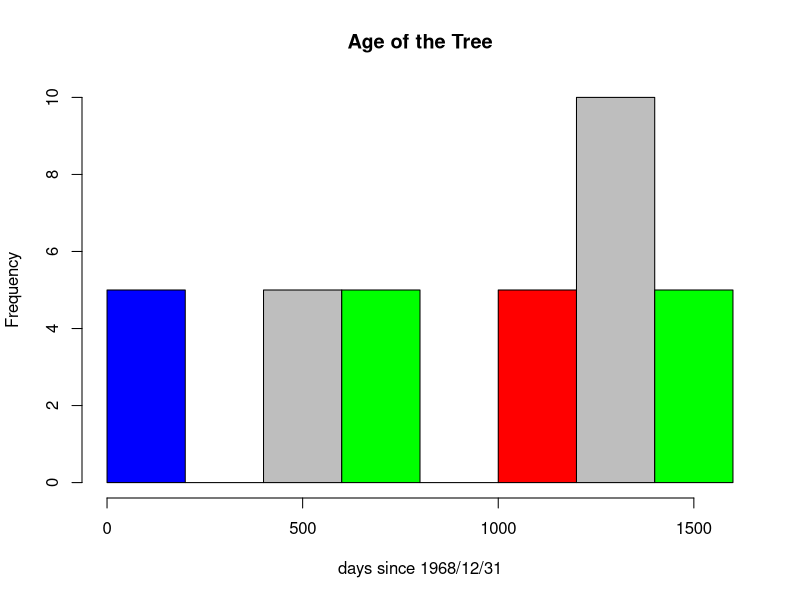
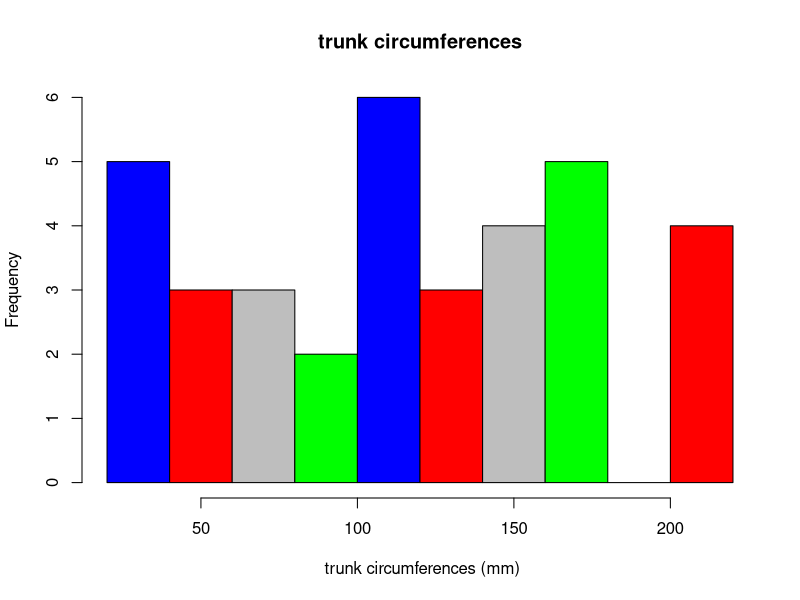
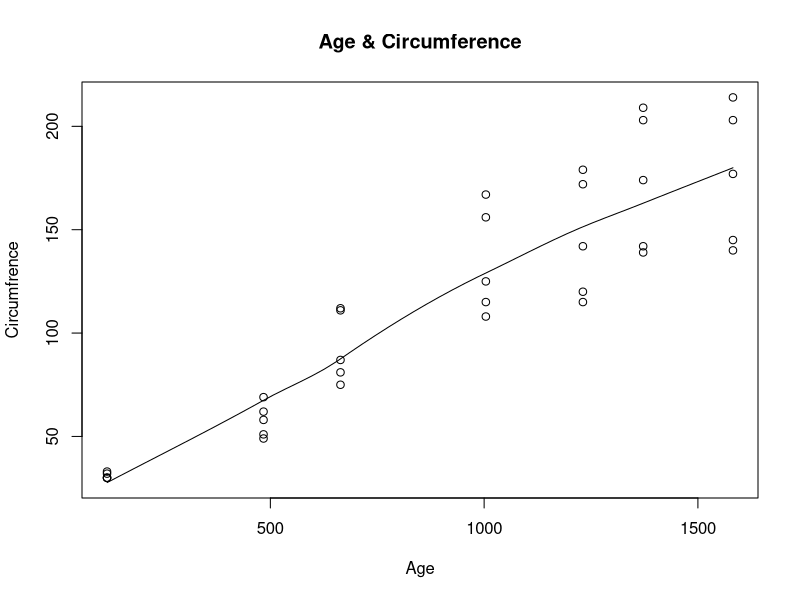
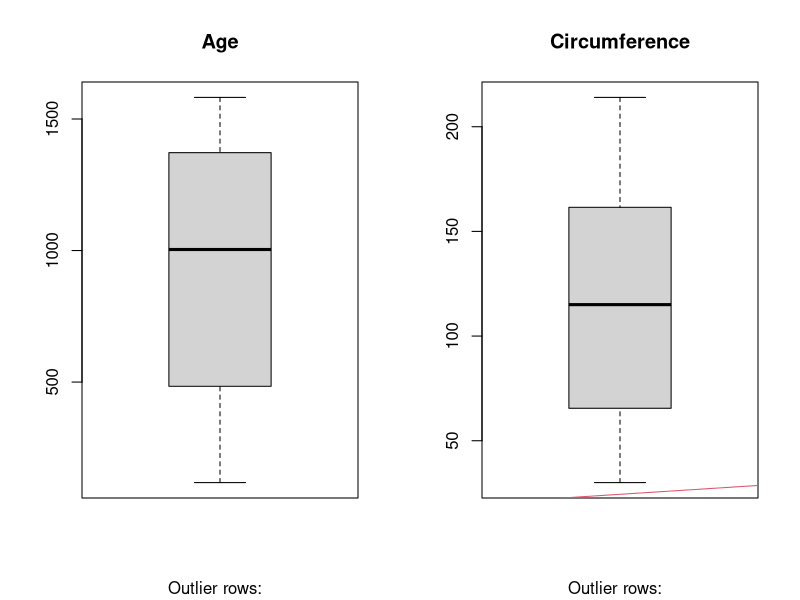
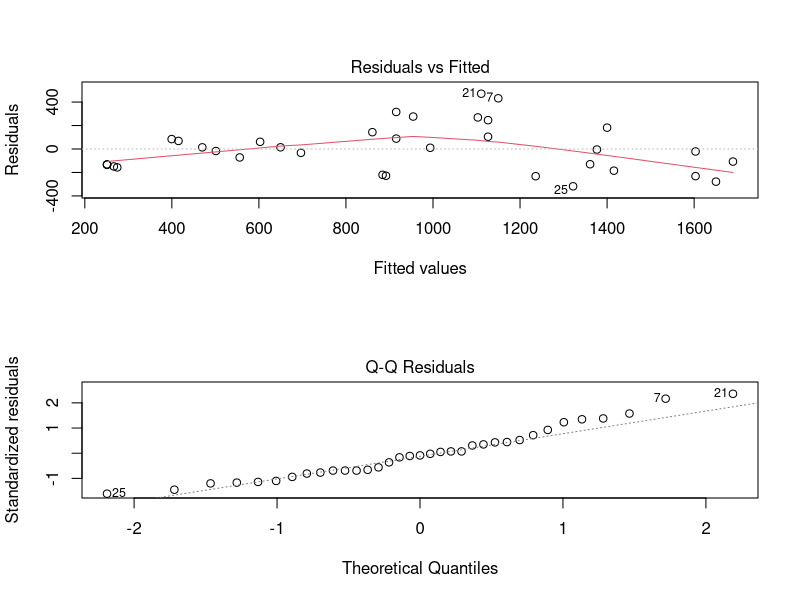

Recreate these plots in R, in order. (Note: this script raises an error after producing the figures.)

data(Orange)

x <- Orange

head(x)

help(Orange)

hist(x$age,main = "Age of the Tree",xlab = "days since 1968/12/31" ,col = c("blue", "red", "gray", "green"))
hist(x$circumference,main = "trunk circumferences",xlab = " trunk circumferences (mm)" ,col = c("blue", "red", "gray", "green"))

cor(x$age, x$circumference, method="pearson")


scatter.smooth(x=x$age, y=x$circumference, main="Age & Circumference",xlab = "Age",ylab = "Circumfrence")

par(mfrow=c(1, 2)) 
boxplot(x$age, main="Age", sub=paste("Outlier rows: ", boxplot.stats(x$age)$out)) 
boxplot(x$circumference, main="Circumference", sub=paste("Outlier rows: ", boxplot.stats(x$circumference)$out)) 

lm_ac <-lm(x$age~x$circumference,data = x)
 
abline(lm_ac,col=2)
par(mfrow=c(2,1))   
plot(lm_ac, which=1:2)

summary(lm_ac)

library(boot)
# function to obtain R-Squared from the data 
rsq <- function(lm_ac, x) {
  d <- data[indices,] # allows boot to select sample 
  fit <- lm(formula, data=d)
  return(summary(fit)$r.square)
} 
# bootstrapping with 1000 replications 
results <- boot(data=mtcars, statistic=rsq, 
                R=1000, formula=mpg~wt+disp)

# view results
results 
plot(results)

# get 95% confidence interval 
boot.ci(results, type="bca")
